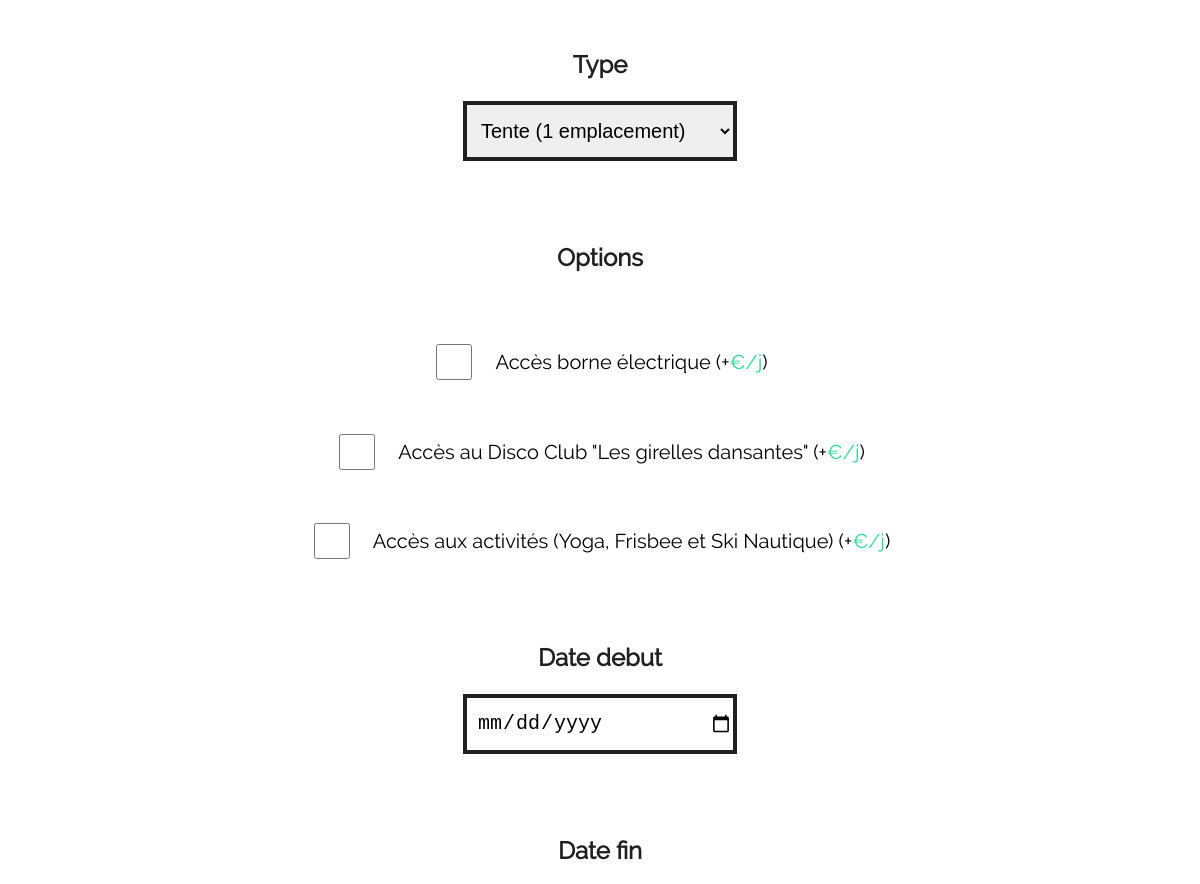
/reservation-form.php (signed in, middle part), run on an earlier commit of the app's database.
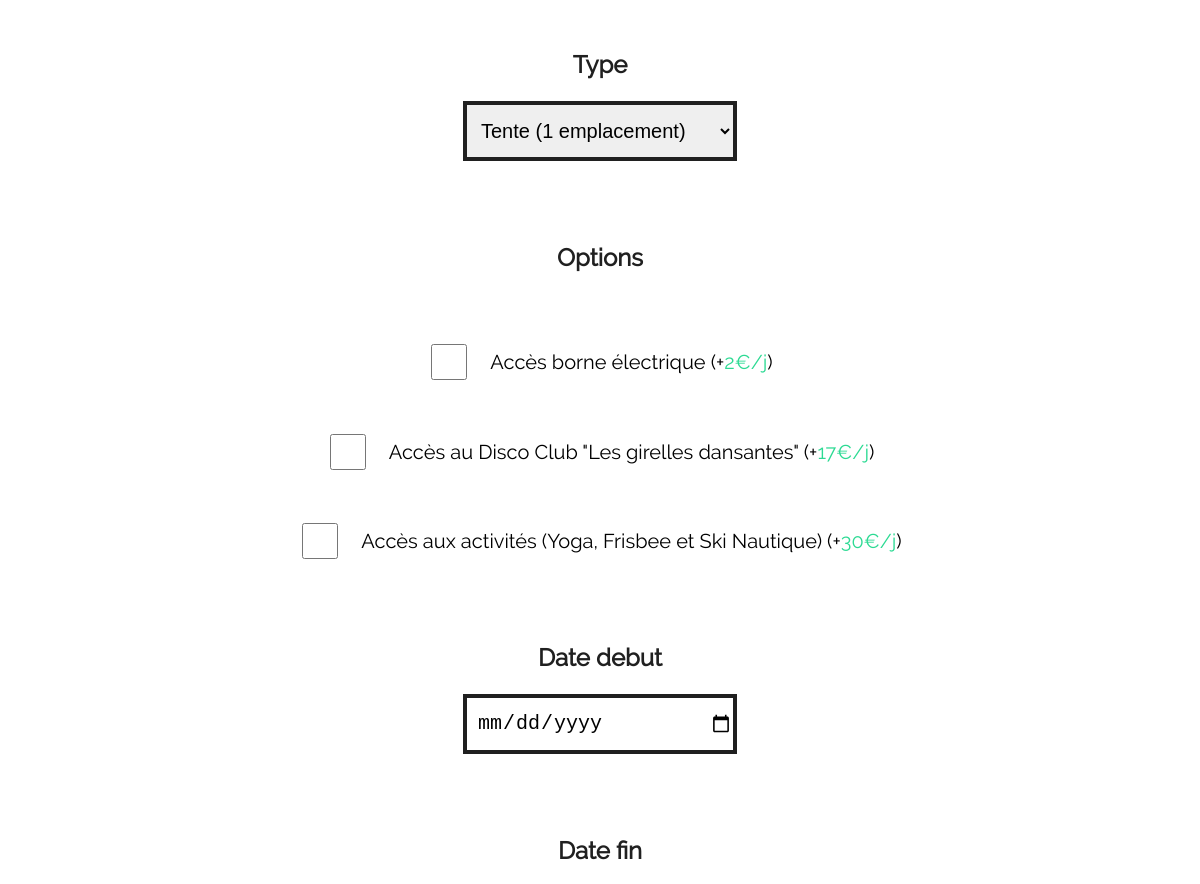
And on a later commit of the database.
### tables this page shows
CREATE TABLE IF NOT EXISTS `tarifs` (
  `tarifo1` int(11) NOT NULL,
  `tarifo2` int(11) NOT NULL,
  `tarifo3` int(11) NOT NULL,
  `tarifemplacement` int(11) NOT NULL
);

### reservation-form.php (the view, shortened to what this page needs)
<html>
<head>
<link rel="stylesheet" type="text/css" href="css/style.css">
</head>
<body>
<main>
<section class="cform">
	 <?php
            $cnx = mysqli_connect("localhost", "root", "", "camping");
            if (isset($_SESSION["login"]))
            {
                    $requeteprix = "SELECT * FROM tarifs";
                    $queryprix = mysqli_query($cnx, $requeteprix);
                    $resultatprix = mysqli_fetch_all($queryprix);
            ?>
                   <form class="form" method="post" action="reservation-form.php">
                   <br>
                   <label for="text"><b>Type</b></label>
                   <select name="type">
                   <option value="Tente">Tente (1 emplacement)</option>
                   </select>
                   <br>
                  <section id="coptionsform">
                   <label for="text"><b>Options</b></label>
                   <article class="coptionsformcase"><input type="checkbox" name="option1" value="borne" /><p>Accès borne électrique (+<span class="green"><?php echo $resultatprix[0][0]; ?>€/j</span>)</p></article>
                   <article class="coptionsformcase"><input type="checkbox" name="option2" value="disco" /><p>Accès au Disco Club "Les girelles dansantes" (+<span class="green"><?php echo $resultatprix[0][1]; ?>€/j</span>)</p></article>
                   <article class="coptionsformcase"><input type="checkbox" name="option3" value="activites" /><p>Accès aux activités (Yoga, Frisbee et Ski Nautique) (+<span class="green"><?php echo $resultatprix[0][2]; ?>€/j</span>)</p></article>
                  </section>
                   <label for="datedebut"><b>Date debut</b></label>
                   <input type="date" name="datedebut" required>
                   <br>
                   <label for="datefin"><b>Date fin</b></label>
                   <br>
                   </form>
            <?php
            }
            else
            {
                 echo "<p>Bonjour, veuillez vous connecter afin de pouvoir réserver.</p><br />";
            }
            ?>
</section>
</main>
</body>
</html>

What changed in the data, as far as the page shows it:
added tarifs: tarifo1 "2", tarifo2 "17", tarifo3 "30"
